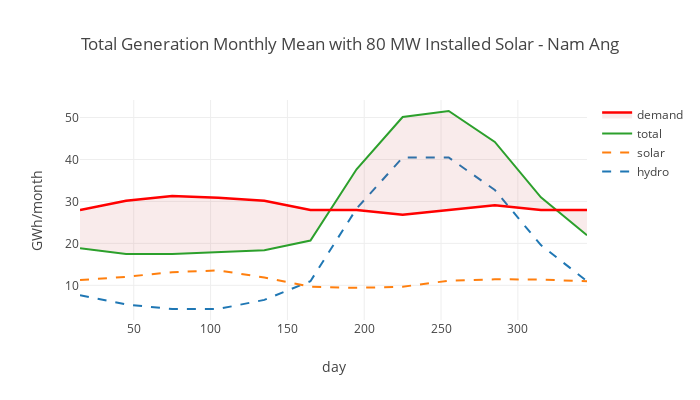

Write notebook code for a chart like this one.
### Markdown cell above
## Hydro-Solar Co-Development

### Code cell
# hdyro-solar energy combined
# Usage:
#   - choose value for 'solar_installed' to roughly balance installed hydro energy (e.g. GWh)
#   - set value for 'demand_target'
#   - adjust value for 'demand_target' 
#     until "Yearly balance of energy generated minus demand" is slightly positive
#   - check required storage

# define reference monthly electricity demand curve
demand_target = 39.5  #MW
demand_monthly_energy = adjust_demand_monthly_energy(demand, demand_target)  #GWh/month
print('Reference mean monthly demand: '+str(round(mean(demand_monthly_energy.mean()),1))+' GWh/month'); print('')

# installed solar chosen to roughly balance day demand with solar and night demand with hydro
solar_installed = 80  #MW
print('Mean solar energy production monthly = '
      +str(round(solar_mean_monthly(solar_installed).mean(),1))+' GWh/month');

# installed hydro capacity
print('Mean hydro energy production monthly= '+str(round(hydro_mean_monthly.mean(),1))+' GWh/month'); print('')

# total power generation (no storage)
total_mean_monthly = solar_mean_monthly(solar_installed) + hydro_mean_monthly

# required storage to flatten hydro generation over wet and dry seasons
# calculate monthly diff between demand and hdyro generation
total_demand_diff = total_mean_monthly - demand_monthly_energy
print('Yearly balance of energy generated minus demand: '+str(round(total_demand_diff.sum(),1))+' GWh/year') 

energy_storage(total_demand_diff)

# plot results

trace1 = go.Scatter(
        y= total_mean_monthly,
        x=arange(15, 380, 30),
        mode='lines',
        #fill = "tozeroy", 
        #line=dict(color = 'blue'),    
        name= 'total',
        )

trace2 = go.Scatter(
        y= hydro_mean_monthly,
        x=arange(15, 380, 30),
        mode='lines',    
        line=dict(
            dash = 'dash',
            #color = 'orange'
            ),        
        name= 'hydro',
        )

trace3 = go.Scatter(
        y= solar_mean_monthly(solar_installed),
        x=arange(15, 380, 30),
        mode='lines',
        line=dict(
            dash = 'dash',
            #color = 'green'
            ),        
        name= 'solar',
        )

trace4 = go.Scatter(
        y= demand_monthly_energy,
        x=arange(15, 380, 30),
        mode='lines',
        fill = "tonexty",
        #fill = "tozeroy""#A020F066" ##,
        ##fillcolor = 'rgba(232, 219, 215, 0.5)', 
        fillcolor = 'rgba(193, 66, 66, 0.1)',
        line=dict(color = 'red',
                  width = 2.5),
        name= 'demand',
        )

layout=go.Layout(title="Total Generation Monthly Mean with "+str(solar_installed)+" MW Installed Solar - "+project, 
                 xaxis={'title':'day'},
                 yaxis={'title':'GWh/month'},
                 width=700,
                 height=400,
                )

figure=go.Figure(data=[trace2, trace3, trace1, trace4],layout=layout)

print('Installed hydro rated capacity = '+ str(rated_hydro_cap)+' MW')
print('Installed solar peak capacity = '+str(solar_installed)+" MW")
print('Monthly energy production = '+str(round(total_mean_monthly.mean(),1))+' GWh')
print('Standard deviation of monthly energy production = '+str(round(total_mean_monthly.std(),1))+' GWh')
print('Coeff of variation of monthly energy production = '+str(round(variation(total_mean_monthly),3)))

plotly.iplot(figure)

# Notes
#   - analysis still based on capped discharge (no cap needed if storage!!)

### Figure 1 — Plotly figure (JSON) as saved in the notebook; plotly's stock layout.template omitted (floating-point values rounded to 4 significant figures)
{"data": [{"line": {"dash": "dash"}, "mode": "lines", "name": "hydro", "type": "scatter", "x": [15, 45, 75, 105, 135, 165, 195, 225, 255, 285, 315, 345, 375], "y": [7.614, 5.439, 4.351, 4.351, 6.526, 10.99, 28.28, 40.46, 40.46, 32.74, 19.58, 10.99]}, {"line": {"dash": "dash"}, "mode": "lines", "name": "solar", "type": "scatter", "x": [15, 45, 75, 105, 135, 165, 195, 225, 255, 285, 315, 345, 375], "y": [11.24, 12.02, 13.14, 13.55, 11.85, 9.685, 9.393, 9.66, 11.1, 11.44, 11.39, 10.95]}, {"mode": "lines", "name": "total", "type": "scatter", "x": [15, 45, 75, 105, 135, 165, 195, 225, 255, 285, 315, 345, 375], "y": [18.86, 17.46, 17.49, 17.9, 18.38, 20.67, 37.67, 50.12, 51.56, 44.18, 30.97, 21.94]}, {"fill": "tonexty", "fillcolor": "rgba(193, 66, 66, 0.1)", "line": {"color": "red", "width": 2.5}, "mode": "lines", "name": "demand", "type": "scatter", "x": [15, 45, 75, 105, 135, 165, 195, 225, 255, 285, 315, 345, 375], "y": [27.94, 30.18, 31.29, 30.85, 30.18, 27.94, 27.94, 26.82, 27.94, 29.06, 27.94, 27.94]}], "layout": {"height": 400, "title": "Total Generation Monthly Mean with 80 MW Installed Solar - Nam Ang", "width": 700, "xaxis": {"title": "day"}, "yaxis": {"title": "GWh/month"}}}
